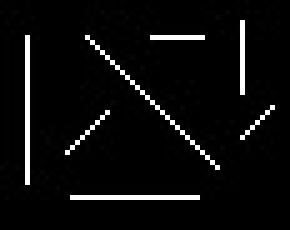
#> input picture line.jpeg, 58 x 46 px (shown 5 times larger)
$ python extractlines.py
#> lines starting #> are read from the running program, lines starting #| are printed output that depends on the picture
import cv2
import numpy as np
import cv2

inputImage = cv2.imread("line.jpeg",0)
#> inputImage is the input picture: shape (46, 58); min 0, max 255, mean 12.4
OUTPUT_FOLDER = "Output"


def TransformKernel(kernel):
    transform_kernel = kernel.copy()
    for i in range(kernel.shape[0]):
        for j in range(kernel.shape[1]):
            transform_kernel[i][j] = kernel[kernel.shape[0]-i-1][kernel.shape[1]-j-1]
    return transform_kernel

def GetPadddedImage(image):
    imagePadded = np.asarray([[ 0 for x in range(0,image.shape[1] + 2)] for y in range(0,image.shape[0] + 2)], dtype =np.uint8)
    imagePadded[1:(imagePadded.shape[0]-1), 1:(imagePadded.shape[1]-1)] = image
    return imagePadded

def Convolution(image, kernel):
    kernel = TransformKernel(kernel)
    imagePadded = GetPadddedImage(image)
#> in GetPadddedImage, `imagePadded[1:(imagePadded.shape[0]-1), 1:(imagePadded.shape[1]-1)] = ..`:
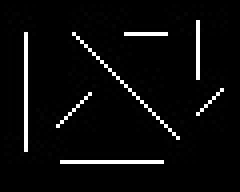
#> imagePadded: shape (48, 60) (shown 4 times larger); min 0, max 255, mean 11.5
    imageConvolution = np.zeros(image.shape)
    for i in range(1, imagePadded.shape[0]-1):
        for j in range(1, imagePadded.shape[1]-1):
            sum = 0
            for m in range(kernel.shape[0]):
                for n in range(kernel.shape[1]):
                    sum += kernel[m][n]*imagePadded[i+m-1][j+n-1]
            imageConvolution[i-1][j-1] = sum
    list = []
    for i in range(imageConvolution.shape[0]):
        for j in range(imageConvolution.shape[1]):
            if(image[i][j] < 0):
                imageConvolution[i][j] = imageConvolution[i][j] * -1
            list.append(imageConvolution[i][j])
    imageConvolution /= max(list)

    return imageConvolution


def GetEdgeMagnitute(img1, img2):
    img_copy = np.zeros(img1.shape)
    list = []
    for i in range(img1.shape[0]):
        for j in range(img1.shape[1]):
            q = (img1[i][j]**2 + img2[i][j]**2)**(1/2)
            img_copy[i][j] = q
            list.append(q)
    img_copy /= max(list)
    return img_copy

def PerformSobel(image):
    kernelY = np.asarray([[-1,2,-1],[-1,2,-1],[-1,2,-1]])
    gradientY = Convolution(image, kernelY)
#> after the loop in Convolution, `for i in range(1, imagePadded.shape[0]-1):`:
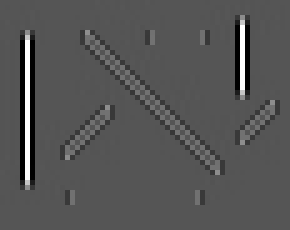
#> imageConvolution: shape (46, 58) float64 (shown 5 times larger); min -769, max 1530, mean 0; drawn with min black and max white
#> after the loop in Convolution, `for i in range(imageConvolution.shape[0]):`: list = 2668 values, max 1530 at index 512, min -769 at index 511, mean 0.0154
    cv2.imshow("gradient_y",gradientY)


    kernelX = np.asarray([[-1,-1,-1],[2,2,2],[-1,-1,-1]])
    gradientX = Convolution(image, kernelX)
#> after the loop in Convolution (call 2), `for i in range(1, imagePadded.shape[0]-1):`:
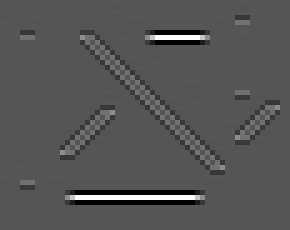
#> imageConvolution: shape (46, 58) float64 (shown 5 times larger); min -769, max 1530, mean 0; drawn with min black and max white
#> after the loop in Convolution (call 2), `for i in range(imageConvolution.shape[0]):`: list = 2668 values, max 1530 at index 438, min -769 at index 387, mean 0.0244
    cv2.imshow("gradient_x", gradientX)


    kernel45 = np.asarray([[-1,-1,2],[-1,2,-1],[2,-1,-1]])
    gradient45 = Convolution(image, kernel45)
#> after the loop in Convolution (call 3), `for i in range(1, imagePadded.shape[0]-1):`:
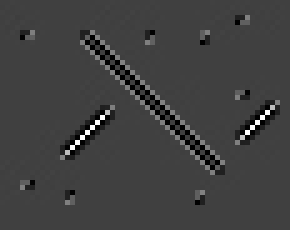
#> imageConvolution: shape (46, 58) float64 (shown 5 times larger); min -518, max 1525, mean 0; drawn with min black and max white
#> after the loop in Convolution (call 3), `for i in range(imageConvolution.shape[0]):`: list = 2668 values, max 1525 at index 1354, min -518 at index 776, mean -0.000375
    cv2.imshow("gradient-45", gradient45)

    kernel_45 = np.asarray([[2, -1, -1], [-1, 2, -1], [-1, -1, 2]])
    gradient_45 = Convolution(image, kernel_45)
#> after the loop in Convolution (call 4), `for i in range(1, imagePadded.shape[0]-1):`:
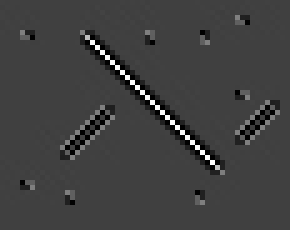
#> imageConvolution: shape (46, 58) float64 (shown 5 times larger); min -518, max 1528, mean 0; drawn with min black and max white
#> after the loop in Convolution (call 4), `for i in range(imageConvolution.shape[0]):`: list = 2668 values, max 1528 at index 895, min -518 at index 1695, mean 0.00075
    cv2.imshow("gradient+45", gradient_45)

    sobelEdgeMagnitute = GetEdgeMagnitute(gradientX,gradientY)
#> after the loop in GetEdgeMagnitute, `for i in range(img1.shape[0]):`:
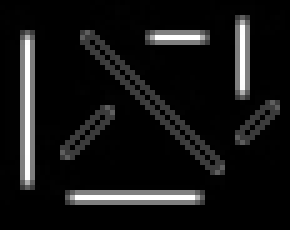
#> img_copy: shape (46, 58) float64 (shown 5 times larger); min 0, max 1, mean 0.0814
#> after the loop in GetEdgeMagnitute, `for i in range(img1.shape[0]):`: list = 2668 values, max 1 at index 438, min 0 at index 0, mean 0.0814

    cv2.imshow("Sobel_edge_magnitute", sobelEdgeMagnitute)
    cv2.waitKey(0)


    cv2.destroyAllWindows()

    return

PerformSobel(inputImage)
